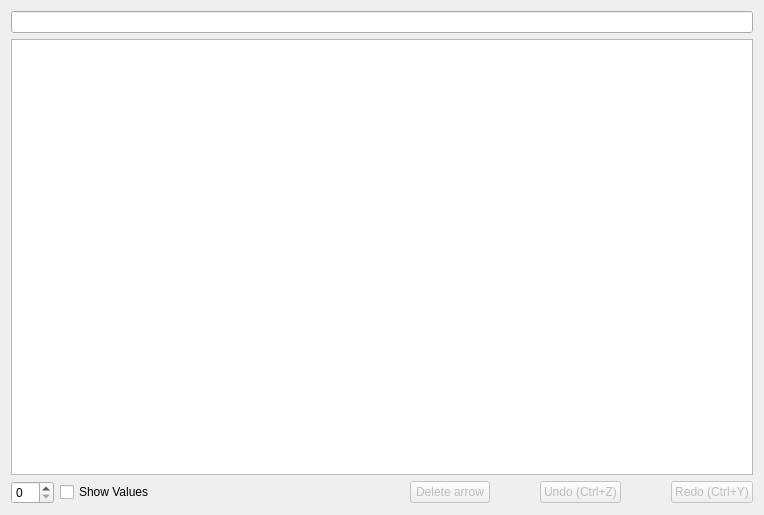
<?xml version="1.0" encoding="UTF-8"?>
<ui version="4.0">
 <class>ConstellationWidget</class>
 <widget class="QWidget" name="ConstellationWidget">
  <property name="geometry">
   <rect>
    <x>0</x>
    <y>0</y>
    <width>764</width>
    <height>515</height>
   </rect>
  </property>
  <property name="windowTitle">
   <string>SignalConstellation</string>
  </property>
  <layout class="QVBoxLayout" name="verticalLayout_2">
   <item>
    <layout class="QHBoxLayout" name="horizontalLayout">
     <item>
      <widget class="QLineEdit" name="lineEdit">
       <property name="readOnly">
        <bool>true</bool>
       </property>
      </widget>
     </item>
    </layout>
   </item>
   <item>
    <layout class="QVBoxLayout" name="verticalLayout">
     <item>
      <widget class="PointView" name="graphicsView"/>
     </item>
    </layout>
   </item>
   <item>
    <layout class="QHBoxLayout" name="horizontalLayout_7">
     <property name="spacing">
      <number>-1</number>
     </property>
     <item>
      <layout class="QHBoxLayout" name="horizontalLayout_2">
       <item>
        <widget class="QSpinBox" name="spinBox">
         <property name="minimumSize">
          <size>
           <width>43</width>
           <height>0</height>
          </size>
         </property>
        </widget>
       </item>
      </layout>
     </item>
     <item>
      <widget class="QCheckBox" name="showValuesCheckBox">
       <property name="minimumSize">
        <size>
         <width>0</width>
         <height>0</height>
        </size>
       </property>
       <property name="text">
        <string>Show Values</string>
       </property>
      </widget>
     </item>
     <item>
      <spacer name="horizontalSpacer_2">
       <property name="orientation">
        <enum>Qt::Horizontal</enum>
       </property>
       <property name="sizeHint" stdset="0">
        <size>
         <width>40</width>
         <height>20</height>
        </size>
       </property>
      </spacer>
     </item>
     <item>
      <layout class="QHBoxLayout" name="horizontalLayout_6">
       <property name="spacing">
        <number>50</number>
       </property>
       <property name="leftMargin">
        <number>0</number>
       </property>
       <property name="topMargin">
        <number>0</number>
       </property>
       <property name="rightMargin">
        <number>0</number>
       </property>
       <property name="bottomMargin">
        <number>0</number>
       </property>
       <item>
        <widget class="QPushButton" name="deleteArrow">
         <property name="enabled">
          <bool>false</bool>
         </property>
         <property name="text">
          <string>Delete arrow</string>
         </property>
        </widget>
       </item>
       <item>
        <widget class="QPushButton" name="undoButton">
         <property name="enabled">
          <bool>false</bool>
         </property>
         <property name="text">
          <string>Undo (Ctrl+Z)</string>
         </property>
        </widget>
       </item>
       <item>
        <widget class="QPushButton" name="redoButton">
         <property name="enabled">
          <bool>false</bool>
         </property>
         <property name="text">
          <string>Redo (Ctrl+Y)</string>
         </property>
        </widget>
       </item>
      </layout>
     </item>
    </layout>
   </item>
  </layout>
 </widget>
 <customwidgets>
  <customwidget>
   <class>PointView</class>
   <extends>QGraphicsView</extends>
   <header>PointView.h</header>
  </customwidget>
 </customwidgets>
 <resources/>
 <connections/>
</ui>
